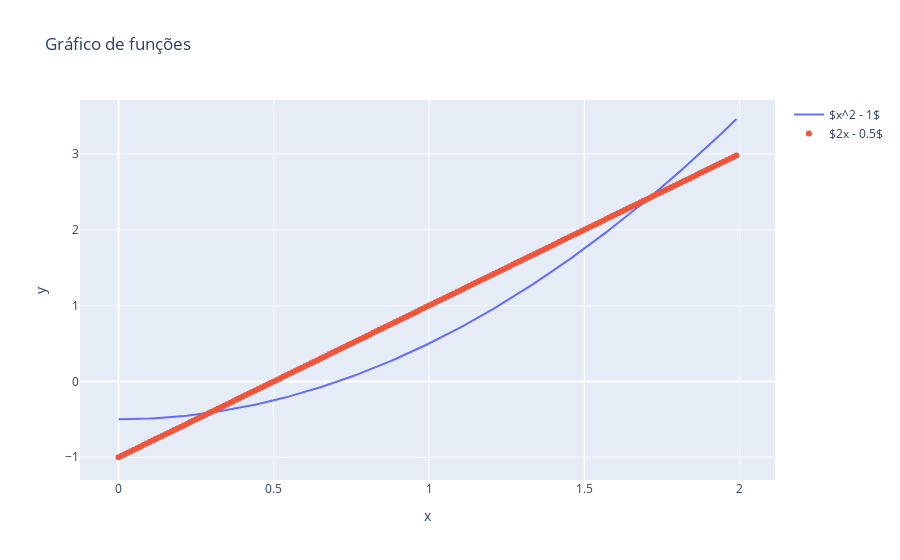

Notebook code for this chart:
### Code cell
figura.add_trace(dispersao)

figura.show()

### Figure 1 — Plotly figure (JSON) as saved in the notebook; plotly's stock layout.template omitted (floating-point values rounded to 4 significant figures; data arrays with more than 128 entries replaced by an {"elided": "..."} marker saying what was removed)
{"data": [{"mode": "lines", "name": "$x^2 - 1$", "type": "scatter", "x": {"elided": "200 float values"}, "y": {"elided": "200 float values"}}, {"mode": "markers", "name": "$2x - 0.5$", "type": "scatter", "visible": true, "x": {"elided": "200 float values"}, "y": {"elided": "200 float values"}}], "layout": {"autosize": true, "dragmode": "pan", "title": {"text": "Gráfico de funções"}, "xaxis": {"autorange": true, "range": [-0.1175, 2.107], "title": {"text": "x"}, "type": "linear"}, "yaxis": {"autorange": true, "range": [-1.359, 3.714], "title": {"text": "y"}, "type": "linear"}}}
